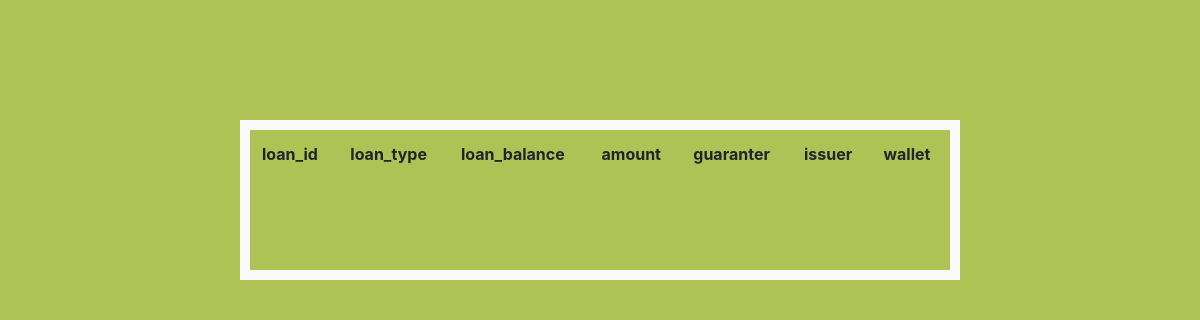
Page /wallet/loan/ on the earlier database version.
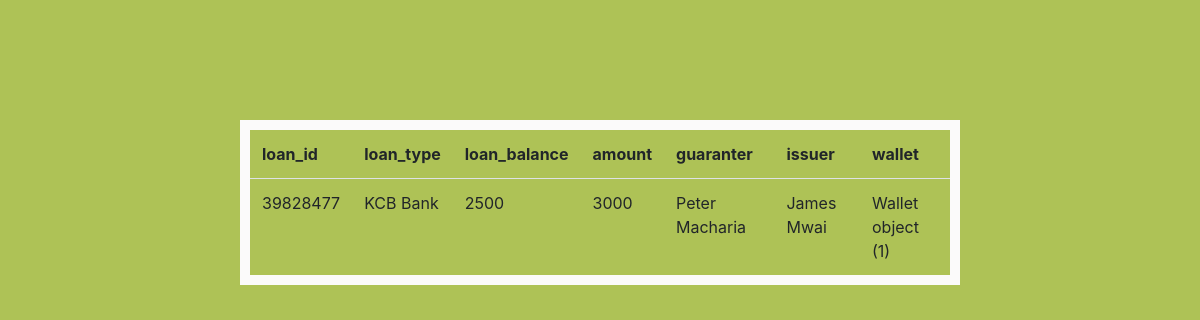
Same page on the later database version.
### wallet/models.py (models this page shows)
class Loan(models.Model):
    loan_id = models.IntegerField()
    loan_type = models.CharField(max_length=15)
    loan_balance = models.IntegerField()
    amount = models.IntegerField()
    guaranter = models.CharField(max_length=20)
    issuer = models.CharField(max_length=20)
    wallet = models.ForeignKey("Wallet",on_delete=models.CASCADE,related_name='Loan_wallet')

class Wallet(models.Model):
    balance = models.IntegerField()
    customer = models.ForeignKey("Customer",on_delete=models.CASCADE,related_name='Wallet_customer')
    amount  = models.IntegerField()
    date_created = models.DateTimeField()
    status = models.CharField(max_length=15)
    currency = models.ForeignKey("Currency",on_delete=models.CASCADE,related_name='Wallet_currency')
    history = models.DateTimeField()
    pin = models.IntegerField()

### wallet/views.py (the view)
def list_loan(request):
    loans= Loan.objects.all()
    return render (request,"wallet/list_loan.html",{"loans":loans})

### wallet/templates/wallet/list_loan.html (shortened to what this page needs)
<!DOCTYPE html>
<html lang="en">
<head>
    <link rel="stylesheet" href="https://cdn.jsdelivr.net/npm/bootstrap@4.3.1/dist/css/bootstrap.min.css">
</head>
<body style="background-color:rgb(174, 194, 86)">
    <table class="table" style="height: 10rem;margin: 40px; width: 60%; position: fixed; margin-left: 20%; margin-top: 10%; border: 10px solid rgb(251, 250, 250); " >
            <th scope="col"> loan_id </th>
            <th scope="col">loan_type</th>
            <th scope="col">loan_balance</th>
            <th scope="col">amount</th>
            <th scope="col"> guaranter</th>
            <th scope="col">issuer</th>
            <th scope="col">wallet</th>
            {% for loan in loans%}
            <tr>
                <td>{{loan.loan_id}}</td>
                <td>{{loan.loan_type}}</td>
                <td>{{loan.loan_balance}}</td>
                <td>{{loan.amount}}</td>
                <td>{{loan.guaranter}}</td>
                <td>{{loan.issuer}}</td>
                <td>{{loan.wallet}}</td>
            </tr>
            {%endfor%}
    </table>
</body>
</html>

Differences in the rows shown:
added Loan: loan_id "39828477", loan_type "KCB Bank", loan_balance "2500", amount "3000", guaranter "Peter Macharia", issuer "James Mwai", wallet "Wallet object (1)"
